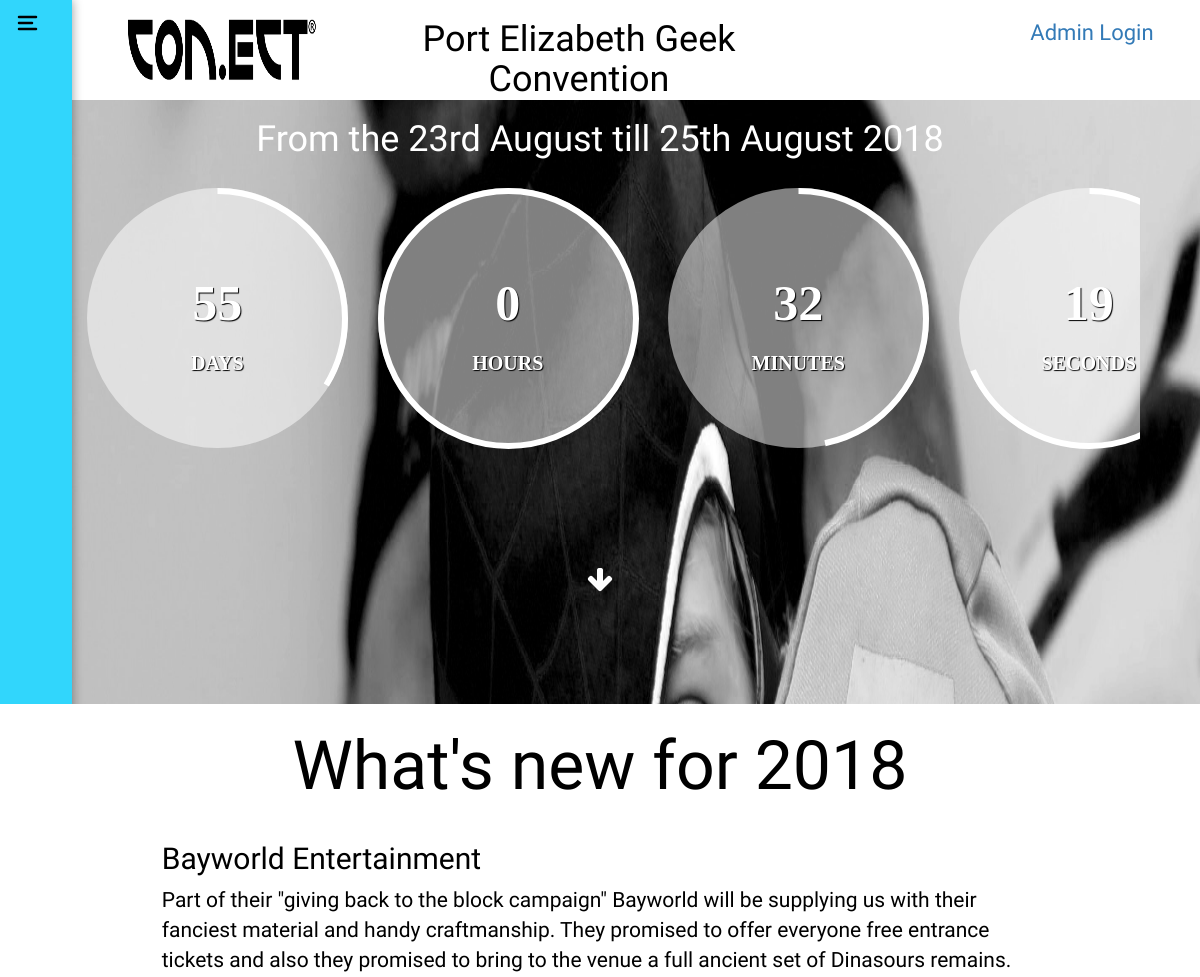
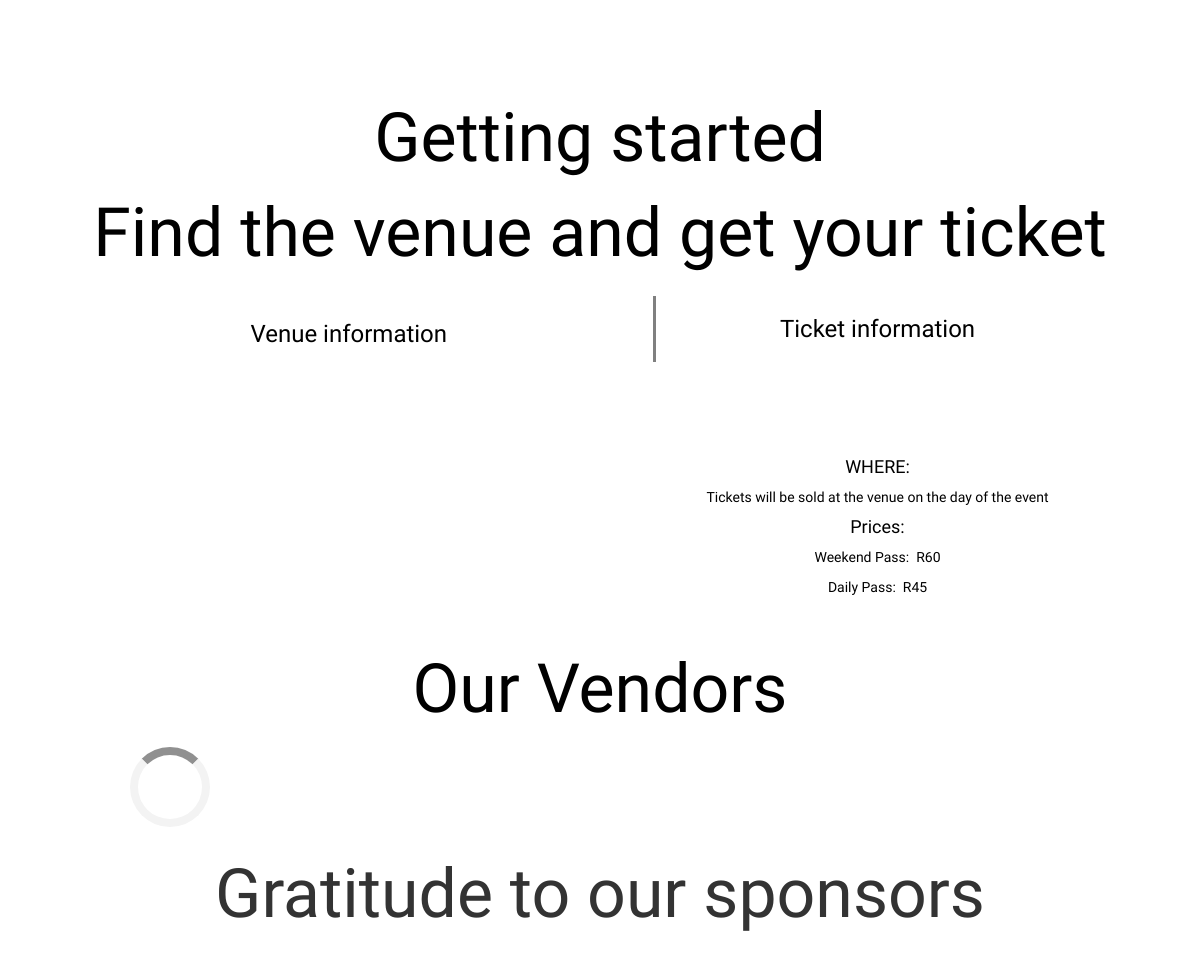
The app's page /Controller/index.php with its own data (2 pictures, top to bottom).
### tables this page shows
CREATE TABLE IF NOT EXISTS `event` (
  `EveID` int(11) NOT NULL AUTO_INCREMENT,
  `EveName` varchar(100) DEFAULT NULL,
  `EveStartDate` date DEFAULT NULL,
  `EveAddress` text,
  `EveDescription` text,
  `EveEndDate` date NOT NULL,
  PRIMARY KEY (`EveID`)
);

CREATE TABLE IF NOT EXISTS `activity` (
  `EveID` int(11) NOT NULL,
  `EveActID` int(11) NOT NULL AUTO_INCREMENT,
  `Title` text NOT NULL,
  `Descr` text NOT NULL,
  UNIQUE KEY `EveActID` (`EveActID`)
);

CREATE TABLE IF NOT EXISTS `ticket` (
  `TicID` int(11) NOT NULL AUTO_INCREMENT,
  `TicPriceWeekendPass` double DEFAULT NULL,
  `TicDescription` text,
  `TicType` int(11) DEFAULT NULL,
  `TicPriceNormalPass` double DEFAULT NULL,
  `TicPriceSpecialPass` double DEFAULT NULL,
  `EveID` int(11) DEFAULT NULL,
  PRIMARY KEY (`TicID`)
);

### Model/DBHelper.php (called while the page is built, shortened)
<?php
class DBHelper {
	private static $conn;
	private static $dsn = 'mysql:host=localhost;dbname=conect';
    private static $username = 'root';
    private static $password = '';
	private static function GetConnection()
	{
		if (!isset(self::$conn)) {
            try {
                self::$conn = new PDO(self::$dsn,
                                    self::$username,
                                    self::$password);
            }
			catch (PDOException $e)
			{
				self::Close();
                $error_message = $e->getMessage();
                include('../errors/database_error.php');
                exit();
            }
        }
        return self::$conn;
	}
	public static function GetAll( $sql, $params = null,
									$fetchStyle = PDO::FETCH_ASSOC)
	{
		$result = null;
		try
		{
			$pdo_conn = self::GetConnection();
			$statement = $pdo_conn->prepare($sql);
			$statement->execute($params);
			$result = $statement->fetchall($fetchStyle);
		}
		catch (PDOException $e)
		{
                self::Close();
				$error_message = $e->getMessage();
                include('../errors/database_error.php');
                exit();
        }
		return $result;
	}
	public static function GetRow( $sql, $params = null, $fetchStyle = PDO::FETCH_ASSOC)
	{
		$result = null;
		try
		{
			$pdo_conn = self::GetConnection();
			$statement = $pdo_conn->prepare($sql);
			$statement->execute($params);
			$result = $statement->fetch($fetchStyle);
		}
		catch (PDOException $e)
		{
                self::Close();
				$error_message = $e->getMessage();
                include('../errors/database_error.php');
                exit();
        }
		return $result;
	}
   }

### Model/admin_model.php (called while the page is built, shortened)
<?php
class admin_model {
         public function get_event_date() {
        $stored_procedure ="CALL uspGetDateRange()";
        return DBHelper::GetRow($stored_procedure);
    }
    public function get_current_activities() {
     $stored_procedure ="CALL uspCurrentActivities()";
     return DBHelper::GetAll($stored_procedure);
    }
	 public function  get_tickets(){
        $stored_procedure = "CALL uspGetTicket()";
      return DBHelper::GetRow($stored_procedure);
    }
}

### View/index.php (the view, shortened to what this page needs)
<!DOCTYPE html>
<html>
    <head>
        <link rel="stylesheet" href="../stylesheets/mystyle.css">
        <link rel="stylesheet" href="http://netdna.bootstrapcdn.com/bootstrap/3.1.1/css/bootstrap.min.css">
        <link rel="stylesheet" href="../stylesheets/homepage.css">
    <link rel="stylesheet" href="https://cdnjs.cloudflare.com/ajax/libs/font-awesome/4.7.0/css/font-awesome.min.css">
    </head>
    <body>
        <div class="land_page">
        <div><?php include '../View/header.php'; ?></div>
       <div class="fullscreen-bg">
        </div>
        <?php
        $milisec_begin = "1527804000";
        $start_date_obj = date_create($date_range["EveStartDate"]);
        $end_date_obj = date_create($date_range["EveEndDate"]);
        ?>
        <h1 class="white_text align_center_text">From the <?php echo date_format($start_date_obj, "dS F");?> till <?php echo date_format($end_date_obj, "dS F Y") ;?></h1>
        <div class="time-holder">
    <div class="countdown countdown-container container"
         data-start="<?php echo "$milisec_begin";?>"
         data-end="<?php $end_time = $date_range["EveStartDate"]."00:00:00"; echo strtotime($end_time); ?>"
         data-now="<?php echo strtotime(date("j-M-Y H:i:s "))?>"
     data-border-color="rgba(255, 255, 255)">
    <div class="clock row">
        <div class="clock-item clock-days countdown-time-value col-sm-6 col-md-3">
            <div class="wrap">
                <div class="inner">
                    <div id="canvas-days" class="clock-canvas"></div>
                    <div class="text">
                        <p class="val">0</p>
                        <p class="type-days type-time">DAYS</p>
                    </div>
                </div>
            </div>
        </div>
        <div class="clock-item clock-hours countdown-time-value col-sm-6 col-md-3">
            <div class="wrap">
                <div class="inner">
                    <div id="canvas-hours" class="clock-canvas"></div>
                    <div class="text">
                        <p class="val">0</p>
                        <p class="type-hours type-time">HOURS</p>
                    </div>
                </div>
            </div>
        </div>
        <div class="clock-item clock-minutes countdown-time-value col-sm-6 col-md-3">
            <div class="wrap">
                <div class="inner">
                    <div id="canvas-minutes" class="clock-canvas"></div>
                    <div class="text">
                        <p class="val">0</p>
                        <p class="type-minutes type-time">MINUTES</p>
                    </div>
                </div>
            </div>
        </div>
        <div class="clock-item clock-seconds countdown-time-value col-sm-6 col-md-3">
            <div class="wrap">
                <div class="inner">
                    <div id="canvas-seconds" class="clock-canvas"></div>
                    <div class="text">
                        <p class="val">0</p>
                        <p class="type-seconds type-time">SECONDS</p>
                    </div>
                </div>
            </div>
        </div>
    </div>
</div>
        </div>
        <div class="arrow_holder">
       <div class="arrow bounce">
        <p class="fa fa-arrow-down fa-2x" href="#"></p>
        </div>
        </div>
        </div>
        <div class="content_holder">
        <div class="new_adds"id="link_act">
            <h1 class="company_font black_text align_center_text">What's new for <?php echo date_format($end_date_obj, "Y") ;?></h1>
            <div class="new-stuff-content">
               <?php if(isset($activities)!=NULL): ?>
                <div>
                    <?php foreach ($activities as $activity):?>
                    <h2 class=" black_text align_left_text"><?php echo $activity["Title"]; ?></h2>
                    <p class="paragraph_text align_left_text">
                        <?php echo $activity["Descr"]; ?>
                    </p><br><br>
                    <?php endforeach;?>
                </div>
               <?php else: ?>
                <p class="paragraph_text align_left_text"> Unfortunately...Nothing for now, but watch this space.</p>
                <?php endif;?>
            </div>
        </div>
            <div class="get_start_holder">
                <div class="get_start_content"id="link_map_tickets">
                <h1 class="company_font black_text align_center_text">Getting started</h1>
                <h3 class="company_font black_text align_center_text">Find the venue and get your ticket </h3>
                <div class="map_ticket_holder">
                   <div class="map_holder">
                    <div class="map_balancer">
                        <h3 class="black_text align_center_text">Venue information</h3>
                    </div>
                    </div>
                <div class="ticket_holder">
                    <h3 class="black_text align_center_text">Ticket information</h3>
                    <div class="ticket_balancer">
                <h4 class="black_text align_center_text">WHERE:</h4>
                <p class="paragraph_text align_center_text"><?php echo $tickets["TicDescription"];?><p>
                <h4 class="black_text align_center_text">Prices:</h4>
                <p class="black_text align_center_text">Weekend Pass:&nbsp;&nbsp;R<?php echo $tickets['TicPriceWeekendPass'];?></p>
                <p class="black_text align_center_text">Daily Pass:&nbsp;&nbsp;R<?php echo $tickets['TicPriceNormalPass'];?><p>
                    </div>
                    </div>
                </div>
            </div>
        </div>
            <div class="stakeholder" id="link_vendors">
            <h1 class="company_font black_text align_center_text">Our Vendors</h1>
            <div class="vendors_holder" id="vendors_area" >
            </div>
        </div>
            <div class="sponsors_holder" id="link_sponsors">
            <h1 class='company_font'>Gratitude to our sponsors</h1>
            <br>
        </div>
        </div>
    </body>
</html>

### Controller/index.php (shortened to what this page needs)
<?php
require_once('../Model/DBHelper.php');
require_once('../Model/admin_model.php');
$action = filter_input(INPUT_POST, 'action');
if ($action == NULL) {
    $action = filter_input(INPUT_GET, 'action');
    if ($action == NULL) {
        $action = 'show_home';
    }
}
$data = new admin_model();
switch($action) {
            case 'show_home':
		$date_range = $data->get_event_date();
                $activities =$data->get_current_activities();
                $tickets = $data->get_tickets();
		include('../View/index.php');
		break;
}

### View/header.php
<link rel="stylesheet" href="../stylesheets/homepage.css">
<link rel="stylesheet" href="../stylesheets/general.css">
<header>
    <div class="header_info_left">
      <a href="LandingPage.php">
        <img  class="header_image"src="../pics/conect_logo.png" alt="conext Company Logo" width="200" height="100">
        </a>
    </div>
    <div class="header_info_middle">
        <h1 class="black_text align_center_text">Port Elizabeth Geek Convention</h1>
    </div>
    <div class="header_info_right">
        <div class="button_holder"><div><a href="../Controller/index.php?action=admin_login"> Admin Login</a></div></div>
    </div>
</header>
    <div>
<?php include '../View/Menu.php'; ?>
    </div>

### View/Menu.php (shortened to what this page needs)
   <div  class="card">
<div class="drawer">
    <div class="links">
    </div>
</div>
   </div>

### stylesheets/mystyle.css (style rules this page uses)
.fullscreen-bg { position: fixed; top: 0; right: 0; bottom: 0; left: 0; width: 100% !important; height: 100% !important; overflow: hidden; z-index: -100; margin: 0; padding: 0; }
.company_font { font-size: 68px ; }
.white_text { font-family: 'Quicksand', sans-serif; color: white; }
.black_text { font-family: 'Quicksand', sans-serif; color: black; }
.align_center_text { text-align: center; }
.align_left_text { text-align: left; }
.paragraph_text { font-family: 'Abel', sans-serif; color: black; }
.time-holder { overflow: hidden; width: 90%; margin: auto; padding: 8px; }
.countdown-container { font-family: 'Century Gothic'; }
.clock-item .inner { height: 0px; padding-bottom: 100%; position: relative; width: 100%; }
.clock-canvas { background-color: rgba(255, 255, 255, .5); border-radius: 50%; height: 0px; padding-bottom: 100%; }
.text { color: #fff; font-size: 30px; font-weight: bold; margin-top: -50px; position: absolute; top: 50%; text-align: center; text-shadow: 1px 1px 1px rgba(0, 0, 0, 1); width: 100%; }
.text .val { font-size: 50px; }
.text .type-time { font-size: 20px; }
.arrow_holder { width: 100%; padding: 5px; margin: auto; overflow: hidden; }
.arrow { color: white; text-align: center; margin: 8% 0; }
.arrow_holder p { color: white; }
.bounce { -moz-animation: bounce 2s infinite; -webkit-animation: bounce 2s infinite; animation: bounce 2s infinite; }
* { box-sizing: border-box; }
body { background-color: blue; font-family: Helvetica, sans-serif; }
.container { padding: 10px 40px; position: relative; background-color: inherit; width: 50%; }
.container::after { content: ''; position: absolute; width: 25px; height: 25px; right: -17px; background-color: white; border: 4px solid #FF9F55; top: 15px; border-radius: 50%; z-index: 1; }
.row { display: flex; flex-wrap: wrap; padding: 0 4px; }
.new_adds { overflow: hidden; width: 100%; margin: 0; padding: 5px; overflow: hidden; }
.new-stuff-content { width: 75%; margin: auto; padding: 8px; font-family: 'Century Gothic'; color: black; font-size: 21px; overflow: hidden; }
.get_start_holder { width: 100%; margin: 0; overflow: hidden; }
.map_holder { width: 55%; float: left; overflow: hidden; border-right-style: solid; border-right-color: grey; }
.map_balancer { width: 100%; margin: auto; padding: 5px; overflow: hidden; }
.stakeholder { background-color: white; color: black; overflow: hidden; }
.vendors_holder { color: black; width: 80%; padding: 10px; margin: auto; overflow: hidden; background-color: white; }
a { text-decoration: none; font-size: 22px; color: black; }
.sponsors_holder { width: 100%; margin: 0; background: white; overflow:hidden; text-align: center; }

### stylesheets/homepage.css (style rules this page uses)
.content_holder { background-color: white; position: relative; bottom: 0; width: 100%; height: 100%; overflow: hidden; margin: 0; padding: 0; }
.land_page { width: 100%; max-height: 100% !important; overflow: hidden; }
.fullscreen-bg { position: fixed; width: 100% !important; height: 100% !important; overflow: hidden; z-index: -100; margin: 0; padding: 0; }
.icon-menu { z-index: 999; position: absolute; cursor: pointer; top: 1em; left: 1.2em; width: 25px; height: 25px; transition: left .2s linear; }
.card { background: #1ad1fc; box-shadow: 0 0 10px rgba(0, 0, 0, 0.4); width: 6%; height: 100%; position: absolute; left: 0%; top: 0%; transform: translate(0%, 0%); margin-top: 0; padding-top: 0; }
.drawer { z-index: 0; background: #fff; opacity: .1; margin: 0; position: absolute; left: 0; top: 0; bottom: 0; overflow-y: auto; width: 100%; padding: 5px; transition: all .5s linear; height: 100%; padding-top: 0; }
.links { text-align: center; margin-top: 4em; }

### stylesheets/general.css (style rules this page uses)
body { margin-top: 0; padding-top: 0; font-family: 'Quicksand', sans-serif; }
.header_info_left { float: left; width: 20%; overflow: hidden; }
.header_info_middle { float: left; text-align: center; width: 45%; overflow: hidden; }
.header_info_right { float: right; width: 20%; overflow: hidden; }
.button_holder { margin: auto; padding: 15px; overflow: hidden; }
.button_holder div { -webkit-appearance: button; cursor: pointer; padding: 2px; overflow: hidden; text-align: center; }
header { padding-left: 10%; background-color: white; height: 100px; overflow: hidden; }
.ticket_holder { width: 40%; float: left; overflow: hidden; }
.map_ticket_holder { width: 95%; margin: auto; overflow: hidden; padding: 15px; }
.ticket_balancer { width: 90%; overflow: hidden; margin: auto; padding: 10px; padding-top: 95px; }

### records on screen
event: EveStartDate "23rd August", EveEndDate "25th August 2018", EveEndDate "2018"
activity: Title "Bayworld Entertainment", Descr "Part of their \"giving back to the block campaign\" Bayworld will be supplying us with their fanciest material and handy craftmanship. They promised to offer everyone free entrance tickets and also they promised to bring to the venue a full ancient set of Dinasours remains."
ticket: TicDescription "Tickets will be sold at the venue on the day of the event", TicPriceWeekendPass "60", TicPriceNormalPass "45"
